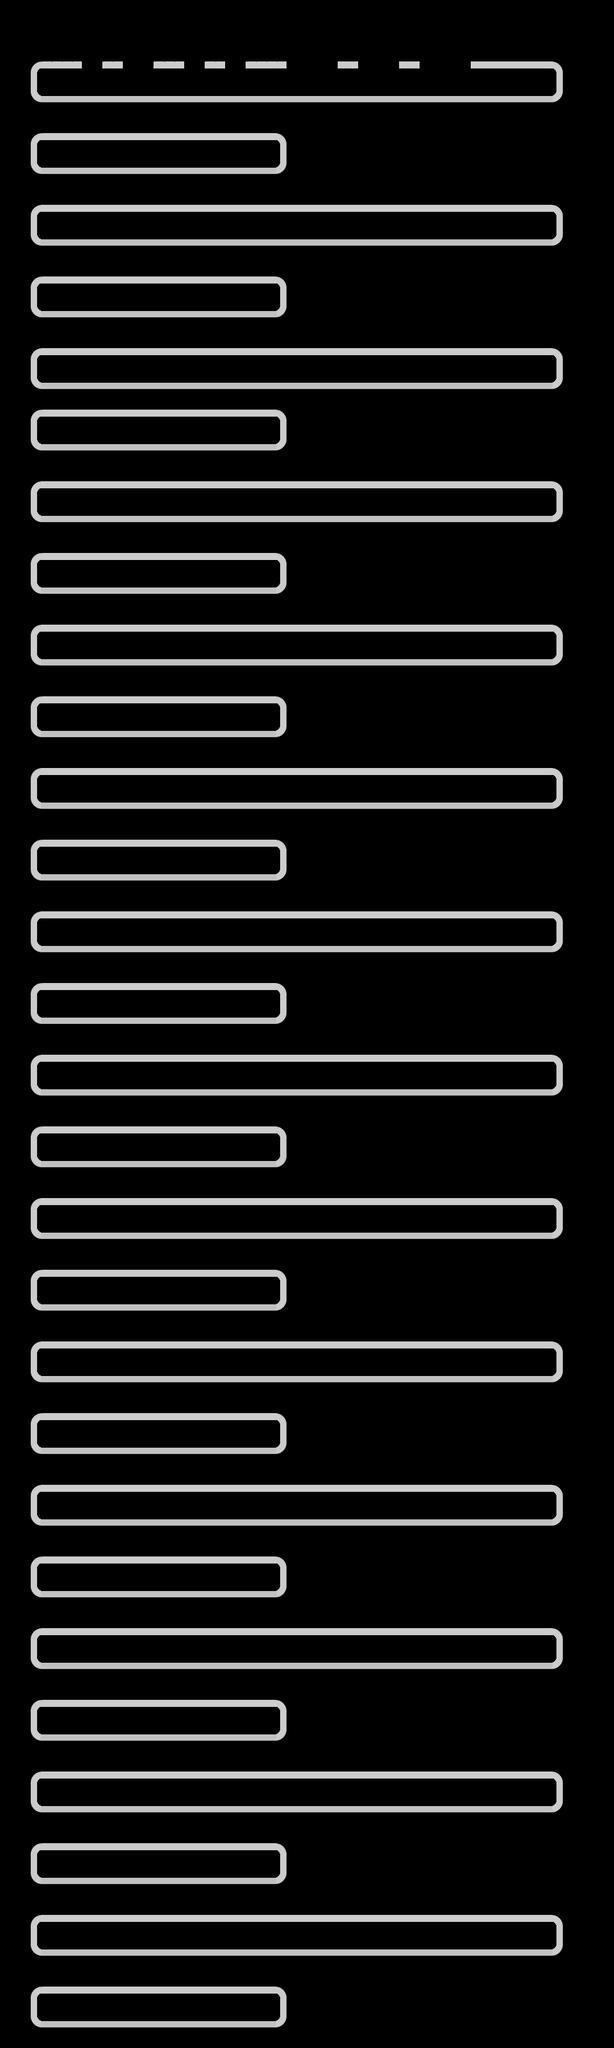

Below is a game level as drawn by its tile map, then a one-line description and the .tmx that defines it (tile-layer data replaced by summaries):
An orthogonal 60x200 tile map with 16x16 px tiles, 1 tile layer (Tile Layer 1) and 25 objects.

<map version="1.0" orientation="orthogonal" renderorder="right-down" width="60" height="200" tilewidth="16" tileheight="16" nextobjectid="133">
 <tileset firstgid="1" name="tiles-5" tilewidth="16" tileheight="16" tilecount="68" columns="17">
  <image source="../../../phaser-3/assets/imgs/tiles-5.png" width="272" height="64" />
 </tileset>
 <layer name="Tile Layer 1" width="60" height="200">
  <data>[12000 cells, 2245 non-empty, 12 distinct tile ids]</data>
 </layer>
 <objectgroup name="Coins">
  <object id="108" gid="10" x="96" y="48" width="16" height="16" />
  <object id="109" gid="10" x="176" y="48" width="16" height="16" />
  <object id="110" gid="10" x="160" y="48" width="16" height="16" />
  <object id="111" gid="10" x="256" y="48" width="16" height="16" />
  <object id="112" gid="10" x="368" y="48" width="16" height="16" />
  <object id="113" gid="10" x="352" y="48" width="16" height="16" />
  <object id="114" gid="10" x="448" y="64" width="16" height="16" />
  <object id="115" gid="10" x="464" y="48" width="16" height="16" />
  <object id="116" gid="10" x="480" y="48" width="16" height="16" />
  <object id="117" gid="10" x="496" y="48" width="16" height="16" />
  <object id="118" gid="10" x="512" y="64" width="16" height="16" />
  <object id="119" gid="10" x="576" y="64" width="16" height="16" />
  <object id="120" gid="10" x="576" y="48" width="16" height="16" />
  <object id="121" gid="10" x="592" y="48" width="16" height="16" />
  <object id="122" gid="10" x="592" y="64" width="16" height="16" />
  <object id="123" gid="10" x="656" y="64" width="16" height="16" />
  <object id="124" gid="10" x="672" y="64" width="16" height="16" />
  <object id="125" gid="10" x="688" y="64" width="16" height="16" />
  <object id="126" gid="10" x="704" y="64" width="16" height="16" />
  <object id="127" gid="10" x="720" y="64" width="16" height="16" />
  <object id="128" gid="10" x="720" y="48" width="16" height="16" />
  <object id="129" gid="10" x="704" y="48" width="16" height="16" />
  <object id="130" gid="10" x="688" y="48" width="16" height="16" />
  <object id="131" gid="10" x="672" y="48" width="16" height="16" />
  <object id="132" gid="10" x="656" y="48" width="16" height="16" />
 </objectgroup>
</map>
